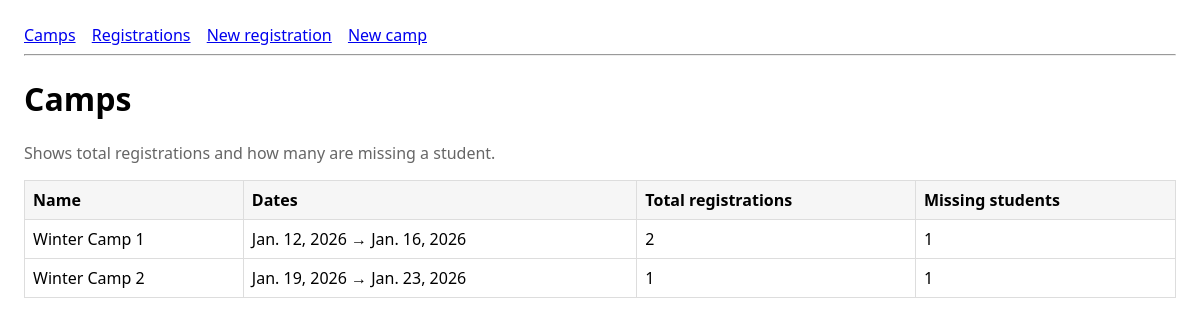
The app's page /camps/ with its own data.
### camps/models.py (models this page shows, shortened)
class Camp(models.Model):
    name = models.CharField(max_length=120)
    start_date = models.DateField()
    end_date = models.DateField()
    class Meta:
        ordering = ["start_date", "name"]

### camps/views.py (the view)
# urls.py: path("camps/", views.camp_list, name="camp_list"),
def camp_list(request):
    camps = Camp.objects.annotate(
        total_registrations=Count("registrations", distinct=True),
        missing_students=Count(
            "registrations__parent_registration",
            filter=Q(registrations__parent_registration__student__isnull=True),
            distinct=True,
        ),
    )
    return render(request, "camps/camp_list.html", {"camps": camps})

### templates/camps/camp_list.html (shortened to what this page needs)
{% extends "base.html" %}
{% block content %}
<h1>Camps</h1>
<p class="muted">Shows total registrations and how many are missing a student.</p>
<table>
  <thead>
    <tr>
      <th>Name</th>
      <th>Dates</th>
      <th>Total registrations</th>
      <th>Missing students</th>
    </tr>
  </thead>
  <tbody>
    {% for camp in camps %}
      <tr>
        <td>{{ camp.name }}</td>
        <td>{{ camp.start_date }} → {{ camp.end_date }}</td>
        <td>{{ camp.total_registrations }}</td>
        <td>{{ camp.missing_students }}</td>
      </tr>
    {% empty %}
      <tr><td colspan="4">No camps yet.</td></tr>
    {% endfor %}
  </tbody>
</table>
{% endblock %}

### templates/base.html (shortened to what this page needs)
<!doctype html>
<html>
<head>
</head>
<body>
  <nav>
    <a href="{% url 'camps:camp_list' %}">Camps</a>
    <a href="{% url 'camps:registration_list' %}">Registrations</a>
    <a href="{% url 'camps:registration_create' %}">New registration</a>
    <a href="{% url 'camps:camp_create' %}">New camp</a>
  </nav>
  <hr>
  {% block content %}{% endblock %}
</body>
</html>

### templates/base.html (style rules this page uses)
body { font-family: system-ui, Arial; margin: 24px; }
nav a { margin-right: 12px; }
table { border-collapse: collapse; width: 100%; margin-top: 12px; }
th, td { border: 1px solid #ddd; padding: 8px; }
th { background: #f6f6f6; text-align: left; }
.muted { color: #666; }

### records on screen
Camp: name "Winter Camp 1", start_date "Jan. 12, 2026", end_date "Jan. 16, 2026", total_registrations "2", missing_students "1"
Camp: name "Winter Camp 2", start_date "Jan. 19, 2026", end_date "Jan. 23, 2026", total_registrations "1", missing_students "1"
